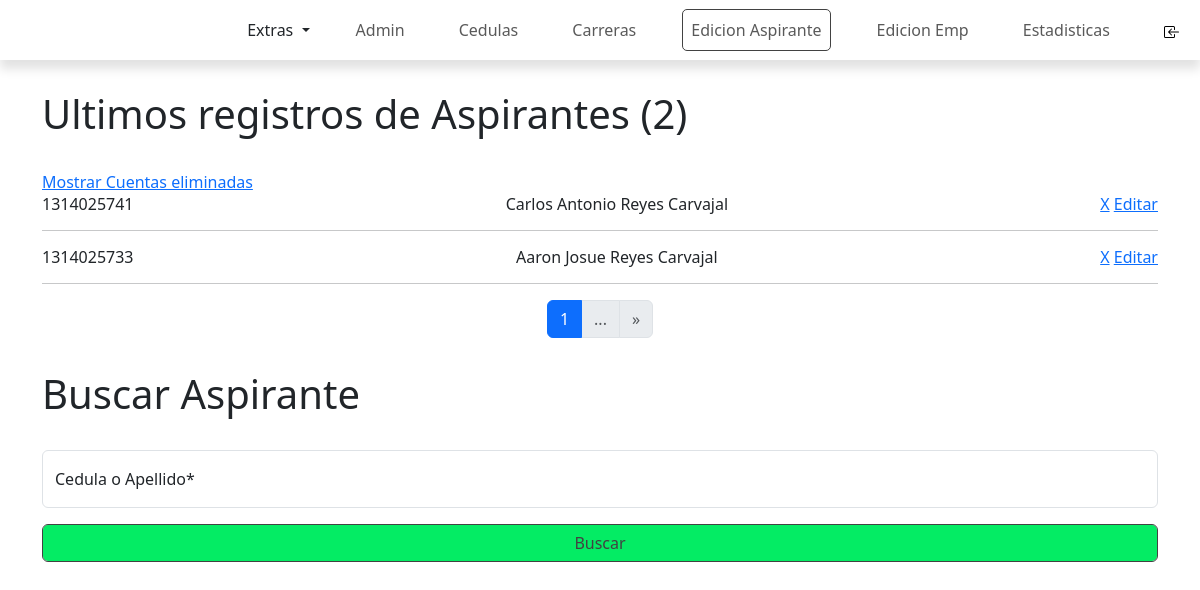
Screenshot of /ADMIN/EDICIONASPIRANTE/edicionAspirante.php (signed in) with the database file from the repository.
### tables this page shows
CREATE TABLE `datos_estudiantes` (
  `id_datos_estudiantes` int(11) NOT NULL,
  `nombre` varchar(50) DEFAULT NULL,
  `apellido` varchar(50) DEFAULT NULL,
  `imagen_perfil` longblob DEFAULT NULL,
  `nombreUsuario` varchar(50) DEFAULT NULL,
  `cedula` varchar(50) DEFAULT NULL,
  `numero_celular` varchar(50) DEFAULT NULL,
  `fecha_nacimiento` date DEFAULT NULL,
  `lugar_donde_vive` varchar(50) DEFAULT NULL,
  `fk_id_carrera` int(11) DEFAULT NULL,
  `fk_id_usuEstudiantes` int(11) DEFAULT NULL
);

### ADMIN/EDICIONASPIRANTE/edicionAspirante.php (the view, shortened to what this page needs)
<?php
include("../../conexion.php");
$queryListaAspiranteTotal = mysqli_query($conn, "SELECT usuEs.id_usuEstudiantes
                                                    FROM usuario_estudiantes as usuEs
                                                    LEFT JOIN datos_estudiantes as datos
                                                    ON usuEs.id_usuEstudiantes = datos.fk_id_usuEstudiantes
                                                    WHERE usuEs.estado_cuenta = 1");
$totalAspirantes = mysqli_num_rows($queryListaAspiranteTotal);
$limiteConsulta = 5;
if (empty($_REQUEST['pagina'])) {
    $pagina = 1;
} else {
    $pagina = $_REQUEST['pagina'];
}
$desde = ($pagina - 1) * $limiteConsulta;
$totalPagina = ceil($totalAspirantes / $limiteConsulta);
$queryListaAspirante = mysqli_query($conn, "SELECT usuEs.id_usuEstudiantes, usuEs.id_usuEstudiantes , datos.cedula, datos.nombre, datos.apellido
                                                    FROM usuario_estudiantes as usuEs
                                                    LEFT JOIN datos_estudiantes as datos
                                                    ON usuEs.id_usuEstudiantes = datos.fk_id_usuEstudiantes
                                                    WHERE usuEs.estado_cuenta = 1
                                                    ORDER BY usuEs.id_usuEstudiantes DESC
                                                    LIMIT $desde, $limiteConsulta");
?>
<!DOCTYPE html>
<html lang="en">
<head>
    <link href="https://cdn.jsdelivr.net/npm/bootstrap@5.3.0-alpha1/dist/css/bootstrap.min.css" rel="stylesheet">
    <link href="https://unpkg.com/aos@2.3.1/dist/aos.css" rel="stylesheet">
    <link rel="stylesheet" href="estiloEdicionAspirante.css">
    <link rel="stylesheet" href="../estiloHeader.css">
</head>
<body>
    <header class="header">
        <nav class="navbar navbar-expand-lg lg-white">
            <div class="container-fluid ">
                <div class="contenedorNavbar collapse navbar-collapse justify-content-end" id="navbarNav">
                    <ul class="navbar-nav">
                        <div class="dropdown">
                            <div class="dropdown-toggle" type="button" data-bs-toggle="dropdown" aria-expanded="false">
                                Extras
                            </div>
                        </div>
                        <li class="nav-item iconoLisa ">
                            <a class="nav-link iconoEnlace" aria-current="page" href="../admin.php">Admin</a>
                        </li>
                        <li class="nav-item iconoLisa ">
                            <a class="nav-link iconoEnlace" aria-current="page" href="../CEDULAS/cedulas.php">Cedulas</a>
                        </li>
                        <li class="nav-item iconoLisa ">
                            <a class="nav-link iconoEnlace" aria-current="page" href="../CARRERAS/carreras.php">Carreras</a>
                        </li>
                        <li class="nav-item iconoLisa">
                            <a class="nav-link iconoEnlace activo" aria-current="page">Edicion Aspirante</a>
                        </li>
                        <li class="nav-item iconoLisa">
                            <a class="nav-link iconoEnlace" aria-current="page" href="../EDICIONEMPRESA/edicionEmpresa.php">Edicion Emp</a>
                        </li>
                        <li class="nav-item iconoLisa ">
                            <a class="nav-link iconoEnlace" aria-current="page" href="../ESTADISTICAS/estadisticas.php">Estadisticas</a>
                        </li>
                        <li class="nav-item iconoLisa">
                            <a class="nav-link iconoEnlace" aria-current="page" href="../../cerrarSesion.php"><img src="../../imagenes/Iconos/salir.svg" alt=""></a>
                        </li>
                    </ul>
                </div>
            </div>
        </nav>
    </header>
    <main class="main container">
        <section class="mb-3">
            <h1>Ultimos registros de Aspirantes (<?php echo $totalAspirantes ?>) </h1>
            <a class="mostrarCuentasEliminadas" href="./cuentasEliminadas.php">Mostrar Cuentas eliminadas</a>
            <div class="contenedorTodosAspirantes">
                <?php
                while ($recorrerListaAspirante = mysqli_fetch_array($queryListaAspirante)) {
                ?>
                    <div>
                        <div class="cartaAspirante">
                            <span class="cedula"><?php echo $recorrerListaAspirante['cedula'] ?></span>
                            <span class="nombre"><?php echo $recorrerListaAspirante['nombre'], " ", $recorrerListaAspirante['apellido'] ?></span>
                            <div class="acciones">
                                <span><a onClick="confirmacion(event)" href="?id_eliminar=<?php echo $recorrerListaAspirante['id_usuEstudiantes'] ?>">X</a></span>
                                <span><a href="?id_aspirante=<?php echo $recorrerListaAspirante['id_usuEstudiantes'] ?>">Editar</a></span>
                            </div>
                        </div>
                        <hr>
                    </div>
                <?php
                }
                ?>
            </div>
            <div class="contenedorPaginacion d-flex justify-content-center">
                <nav aria-label="Page navigation example ">
                    <ul class="pagination">
                        <?php
                        $i = 0;
                        $limitePaginacion = 7;
                        $limitacion = false;
                        for ($i; $i < $totalPagina; $i++) {
                            if ($i < $limitePaginacion) {
                                $limitacion = true;
                        ?>
                                <li class="page-item <?php if ($pagina == $i + 1) echo 'active' ?>"><a class="page-link" href="?pagina=<?php echo $i + 1 ?>"> <?php echo $i + 1 ?></a></li>
                            <?php
                            }
                        }
                        if ($limitacion) {
                            ?>
                            <li class="page-item"><a class="page-link disabled" href="">...</a></li>
                        <?php
                        }
                        ?>
                        <li class="page-item <?php if ($pagina >= $i) echo 'disabled' ?>">
                            <a class="page-link" href="?pagina=<?php echo $pagina + 1 ?>" aria-label="Next"> <span aria-hidden="true">&raquo; </span> </a>
                        </li>
                    </ul>
                </nav>
            </div>
        </section>
        <section class="seccionBuscar ">
            <form action="" method="post" class="formularioBuscar">
                <h1>Buscar Aspirante</h1>
                <div class="form-floating mb-3">
                    <input type="text" class="form-control" name="datoBuscar" id="floatingInput" placeholder="hola k hace" required>
                    <label for="floatingInput">Cedula o Apellido*</label>
                </div>
                <div class="form mb-3">
                    <input type="submit" name="buscar" class="form-control boton" id="floatingInput" value="Buscar">
                </div>
            </form>
        </section>
    </main>
</body>
</html>

### ADMIN/EDICIONASPIRANTE/estiloEdicionAspirante.css (style rules this page uses)
:root { --colorPrincipal: #adadad; --colorSecundario: #adadad; --colorTexto: #424242; --FuenteRoboto: 'Roboto', sans-serif; --colorBoton: #04ec64; --colorFooter: #274546; --coloFondo: #D9D9D9; --fondoOferta: #F0F0F0; }
.main { width: 100%; height: auto; }
.main h1 { font-weight: 300; margin-bottom: 2rem; }
.contenedorTodosAspirantes { width: 100%; display: flex; flex-direction: column; justify-content: center; }
.cartaAspirante { width: 100%; height: 20px; display: flex; justify-content: space-between; align-items: center; }
.formularioBuscar { width: 100%; height: auto; }
.formularioBuscar h1 { font-weight: 200; }
.boton { background-color: var(--colorBoton); color: var(--colorTexto); border: 1px solid #424242; }

### ADMIN/estiloHeader.css (style rules this page uses)
:root { --colorPrincipal: #adadad; --colorSecundario: #adadad; --colorTexto: #424242; --FuenteRoboto: 'Roboto', sans-serif; --colorBoton: #04ec64; --colorFooter: #274546; --coloFondo: #D9D9D9; --fondoOferta: #F0F0F0; }
.header { box-shadow: 0px 9px 10px #e2e2e2; margin-bottom: 30px; }
.navbar { height: 60px; z-index: 1; }
.navbar-nav { width: 80%; display: flex; justify-content: space-between; align-items: center; }
.activo { border: 1px solid #424242; border-radius: 5px; }

### rows the page displays
datos_estudiantes: cedula "1314025741", nombre "Carlos Antonio", apellido "Reyes Carvajal"
datos_estudiantes: cedula "1314025733", nombre "Aaron Josue", apellido "Reyes Carvajal"

### other values shown
$totalAspirantes "2"
